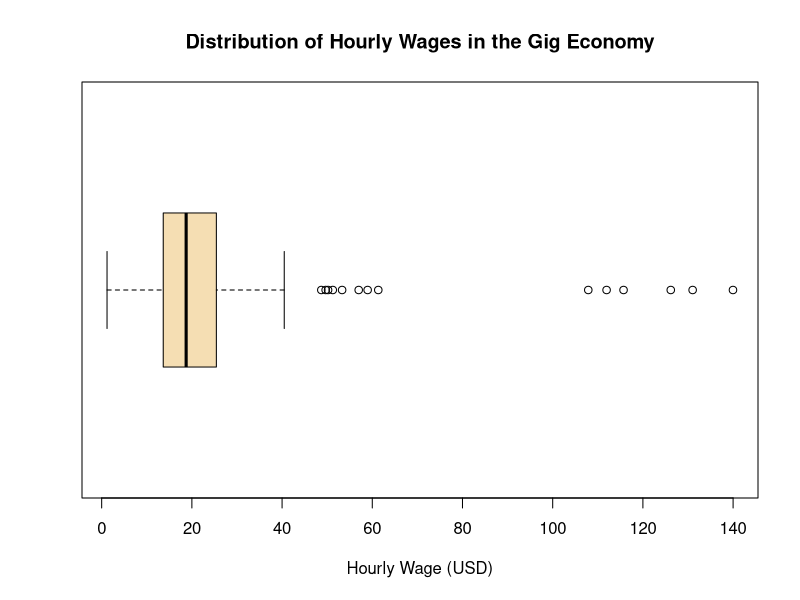
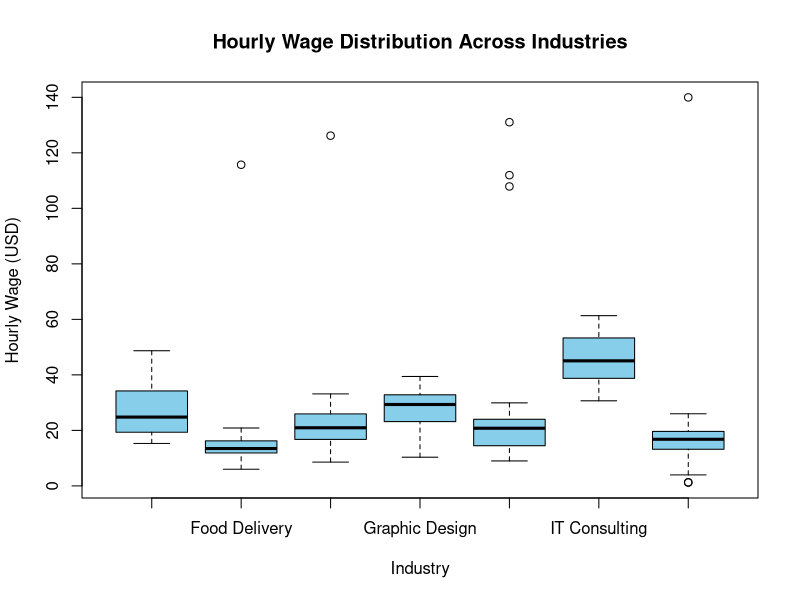
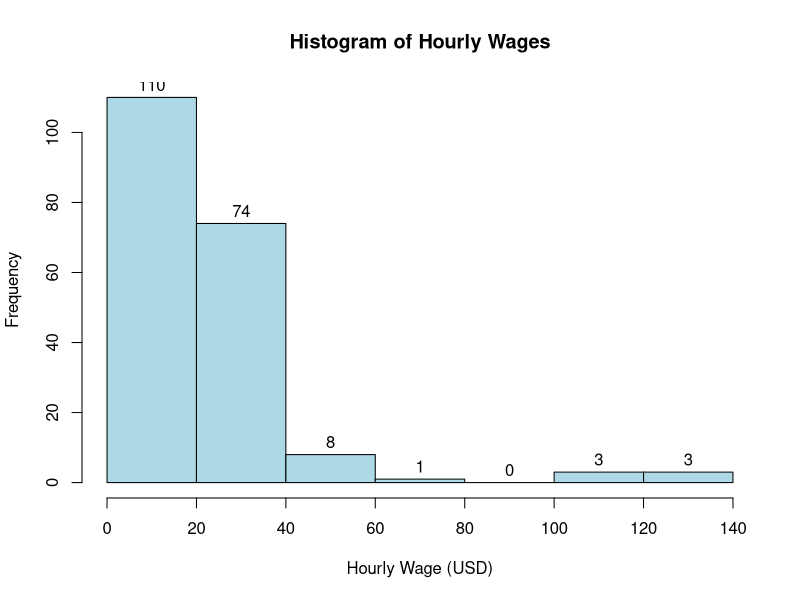

The R source for these figures, in order:
# ==============================================================================
# Title: Gig Economy Workforce & Wage Analysis
# Description: Exploratory Data Analysis, Outlier Detection, and Wage Disparities
# Author: [Your Name]
# ==============================================================================

# ------------------------------------------------------------------------------
# 1. Setup & Data Ingestion
# ------------------------------------------------------------------------------
# Load required libraries
if (!require("psych")) install.packages("psych")
if (!require("e1071")) install.packages("e1071")

library(psych)
library(e1071)

# Import raw dataset
gigData <- read.csv("GigWorkers.csv")

# Inspect initial schema & structure
str(gigData)
names(gigData)
head(gigData, 3)
tail(gigData, 5)

# ------------------------------------------------------------------------------
# 2. Data Auditing & Missing Value Handling
# ------------------------------------------------------------------------------
# Total missing elements across dataset
sum(is.na(gigData))

# Isolate incomplete records for data quality audit
rows_with_na <- gigData[!complete.cases(gigData), ]
nrow(rows_with_na)
write.csv(rows_with_na, "rows_with_na.csv", row.names = FALSE)

# Check missing values per column
colSums(is.na(gigData)) |>
  t() |>
  t()

# Missing values specific to HourlyWage
sum(is.na(gigData$HourlyWage))

# Clean dataset by dropping incomplete cases
gigDataComplete <- na.omit(gigData)
dim(gigDataComplete)

# ------------------------------------------------------------------------------
# 3. Exploratory Data Analysis & Outlier Detection
# ------------------------------------------------------------------------------
# Boxplot for overall wage distribution
boxplot(gigDataComplete$HourlyWage,
        horizontal = TRUE,
        main = "Distribution of Hourly Wages in the Gig Economy",
        xlab = "Hourly Wage (USD)",
        col = "wheat")

# Identify statistical outliers using 1.5 * IQR rule
wage_outliers <- boxplot(gigDataComplete$HourlyWage, plot = FALSE)$out
length(wage_outliers)
table(wage_outliers)

# Industry-wise Wage Comparison
boxplot(HourlyWage ~ Industry,
        data = gigDataComplete,
        main = "Hourly Wage Distribution Across Industries",
        xlab = "Industry",
        ylab = "Hourly Wage (USD)",
        col = "skyblue")

# Categorical Breakdown: Industry Representation
table(gigDataComplete$Industry)
round(proportions(table(gigDataComplete$Industry)), 2)

# Cross-tabulation: Job Type vs Gender Proportions
table(gigDataComplete$JobType, gigDataComplete$Gender)
round(proportions(table(gigDataComplete$JobType, gigDataComplete$Gender)), 2)

# ------------------------------------------------------------------------------
# 4. Statistical Summary & Distribution Shape
# ------------------------------------------------------------------------------
# Summary measures of central tendency and dispersion
min(gigDataComplete$HourlyWage)
max(gigDataComplete$HourlyWage)
mean(gigDataComplete$HourlyWage)
var(gigDataComplete$HourlyWage)
sd(gigDataComplete$HourlyWage)

# Descriptive metrics grouped by Job Type
describeBy(gigDataComplete$HourlyWage, gigDataComplete$JobType)

# Skewness & Kurtosis assessment
skewness(gigDataComplete$HourlyWage)
kurtosis(gigDataComplete$HourlyWage)

# Histogram: Wage Frequency Distribution
hist(gigDataComplete$HourlyWage,
     main = "Histogram of Hourly Wages",
     xlab = "Hourly Wage (USD)",
     ylab = "Frequency",
     col = "lightblue",
     labels = TRUE)
